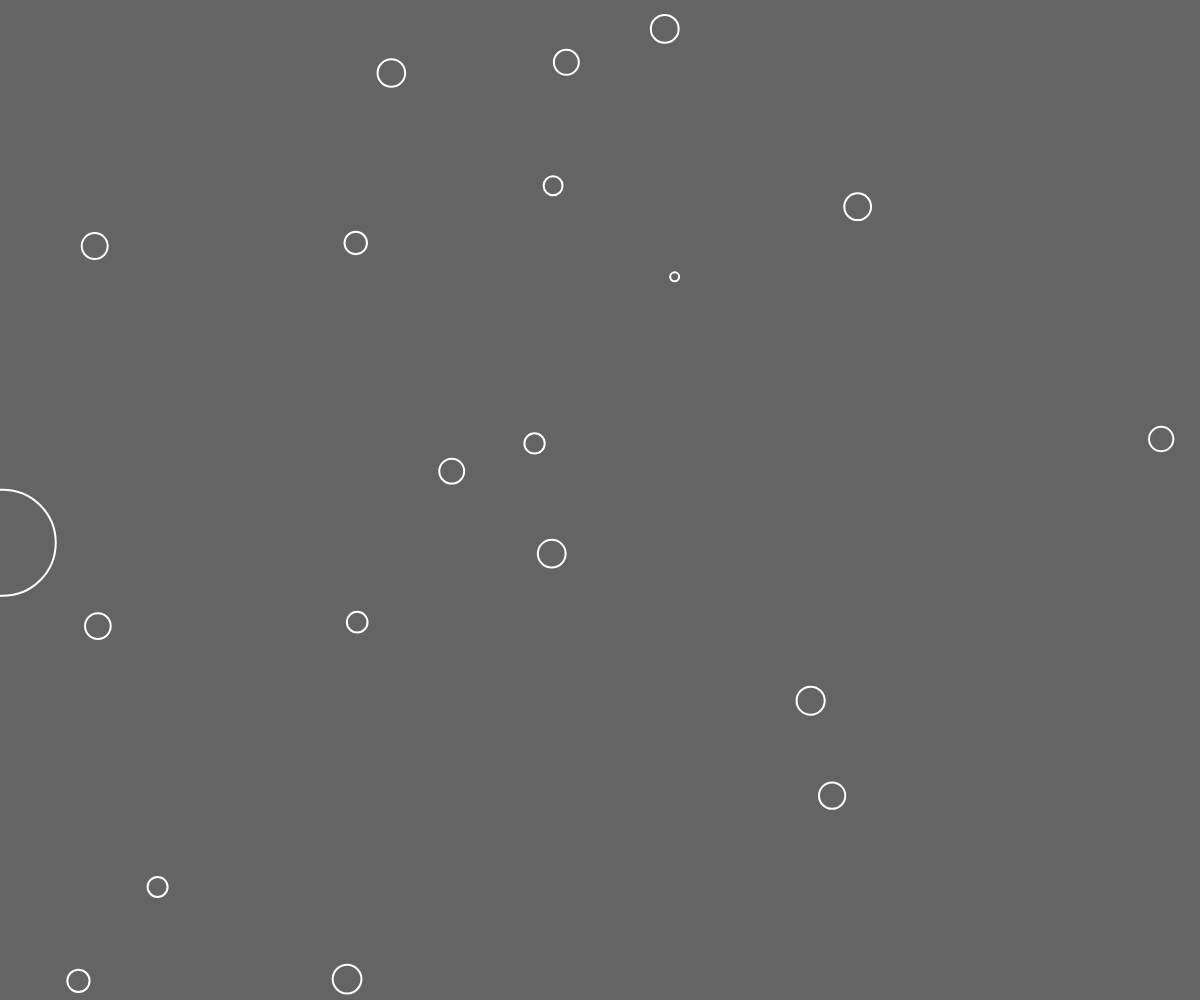
Frame 1 (no input)
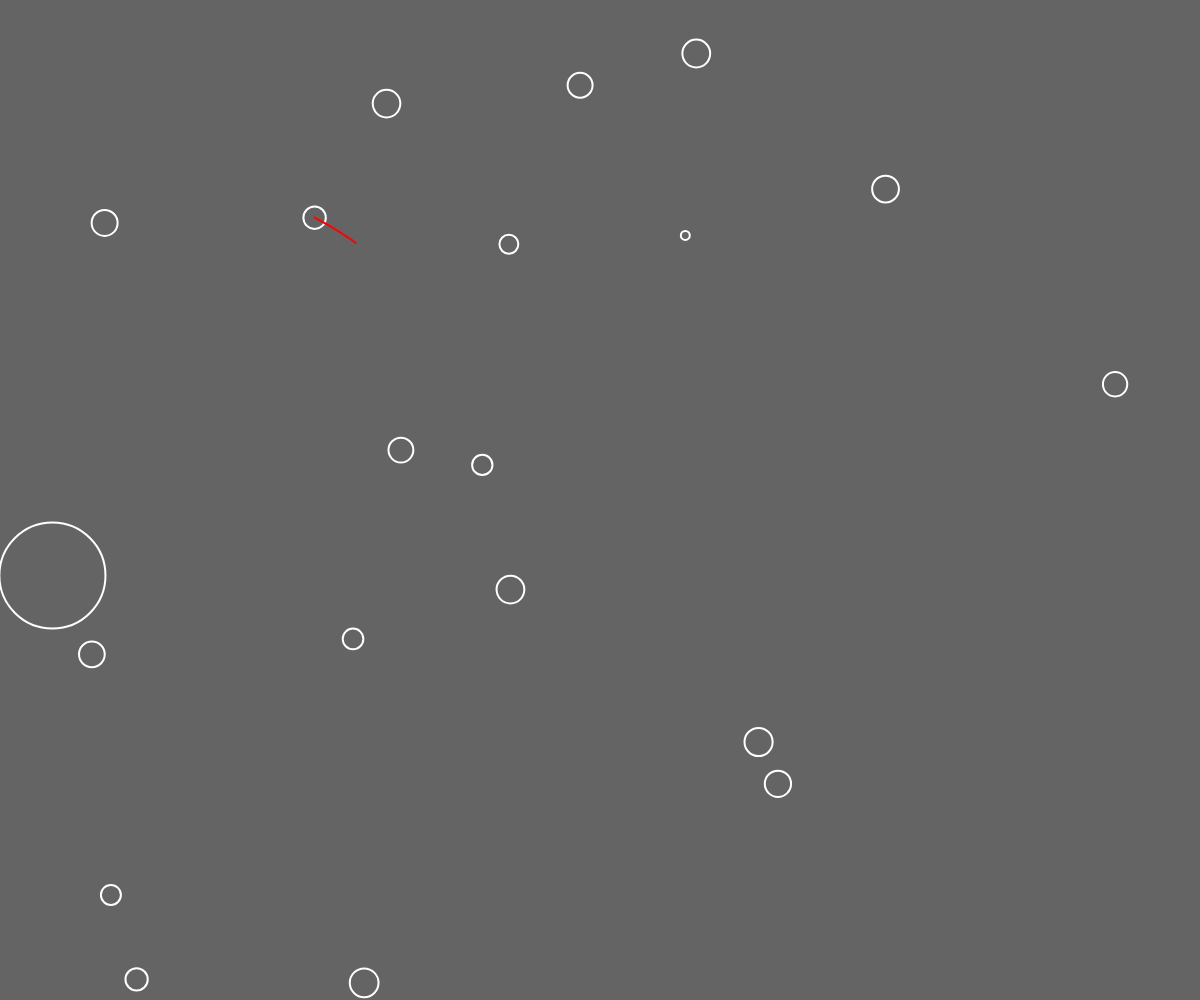
Frame 60 (no input)
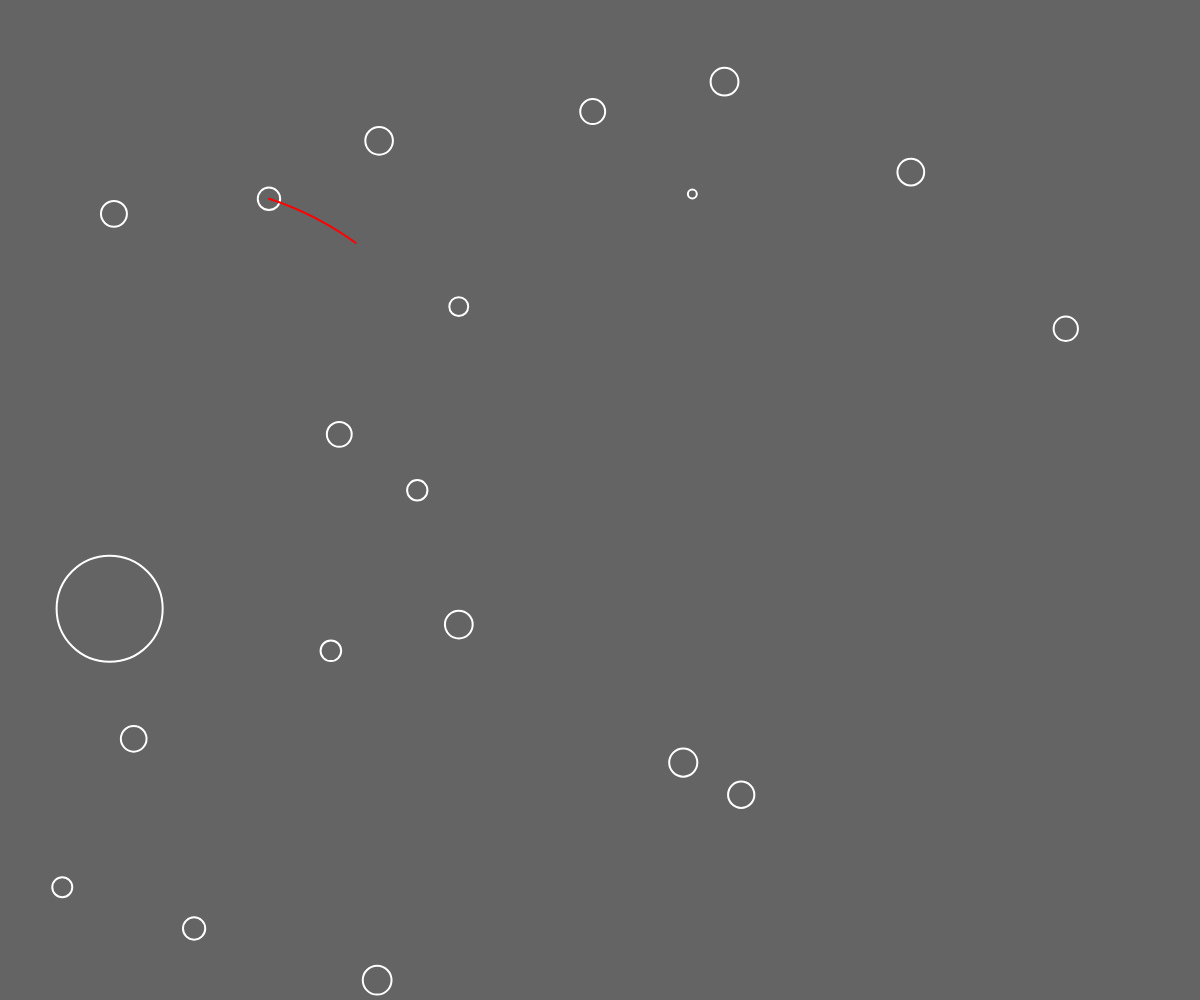
Frame 120 (the mouse pressed at the canvas centre since frame 60)

The p5.js sketch that drew these frames (run headless with seeded random() and noise() and a simulated clock; from frame 60 on, the mouse is pressed at the canvas centre):

// p5.js sketch
// ── sketch.js
let time = 0;
let dt = 0.01;
let G = 1;
let bodyCount = 20;
let bodys = new Array();
let dempf = 1;
let v = 100;

let spur = [];

function setup() {
  createCanvas(windowWidth, windowHeight);
  strokeWeight(2);
  for(let i = 0; i < bodyCount-1; i++){
    bodys[i] = new Body(random(0, width), random(0, height), random(-v, v), random(-v, v), random(100, 100000));
  }
  bodys[bodyCount-1] = new Body(random(0, width), random(0, height), random(-v, v), random(-v, v), 5000000);
  //bodys[0] = new Body(width/2, height / 2, 3, 0, 5000000);
  //bodys[1] = new Body(width/2, height / 2 + 200, 100, 0, 100 );
}

function draw() {
  background(100);
  
  update();
  checkBorder();

  for(let i = 0; i < bodyCount; i++){
    bodys[i].draw();
  }

  beginShape();
  noFill();
  stroke(255, 0, 0);
  for(let i = 0; i < spur.length; i++){
    vertex(spur[i].x, spur[i].y);
  }
  endShape();

  time += dt;
}

function update(){
  //  calculate Force
  for(let i = 0; i < bodyCount; i++){
    bodys[i].a.x = 0;
    bodys[i].a.y = 0;
  }
  for(let i = 0; i < bodyCount - 1; i++){
    for(let j = i+1; j < bodyCount; j++){
      let f = getForce(bodys[i], bodys[j]);
      
      bodys[i].a.x += f.x / bodys[i].m;
      bodys[i].a.y += f.y / bodys[i].m;
      bodys[j].a.x -= f.x / bodys[j].m;
      bodys[j].a.y -= f.y / bodys[j].m;
      
    }
  }

  //  calculate 
  for(let i = 0; i < bodyCount; i++){
    bodys[i].calcNewPos(dt);
  }

  
  spur.push(bodys[1].pos.copy());
}

function getForce(body1, body2){

  let direction = createVector((body2.pos.x - body1.pos.x), (body2.pos.y - body1.pos.y));

  let distance = direction.copy().mag();

  let directionNormal = direction.copy().normalize();

  stroke(0, 0, 255);
  //line(body1.pos.x, body1.pos.y, body1.pos.x + distance * directionNormal.x, body1.pos.y + distance * directionNormal.y);

// 

  let fges = G * body1.m * body2.m / (distance * distance);
  
  let force = directionNormal.copy();
  force.x *= fges;
  force.y *= fges;

  //line(body1.pos.x, body1.pos.y, body1.pos.x + force.x, body1.pos.y + force.y);
  
  stroke(0,0,255);
  //line(body1.pos.x, body1.pos.y, body1.pos.x + direction.x, body1.pos.y + direction.y);

  let n = direction;
  let vnx1 = n.x * (n.x * body1.v.x + n.y * body1.v.y) / (n.x * n.x + n.y * n.y);
  let vny1 = vnx1 * n.y / n.x;

  let vex1 = body1.v.x - vnx1;
  let vey1 = body1.v.y - vny1;

  let vnx2 = n.x * (n.x * body2.v.x + n.y * body2.v.y) / (n.x * n.x + n.y * n.y);
  let vny2 = vnx2 * n.y / n.x;

  let vex2 = body2.v.x - vnx2;
  let vey2 = body2.v.y - vny2;

  //  Bis hier stimmt alles

  let mges = body1.m + body2.m;

  let unx1 = (body1.m * vnx1 + body2.m * (2 * vnx2 - vnx1)) / mges;
  let uny1 = (body1.m * vny1 + body2.m * (2 * vny2 - vny1)) / mges;
  
  let unx2 = (body2.m * vnx2 + body1.m * (2 * vnx1 - vnx2)) / mges;
  let uny2 = (body2.m * vny2 + body1.m * (2 * vny1 - vny2)) / mges;
  stroke(255,0,255);
  //line(body1.pos.x, body1.pos.y, body1.pos.x + unx1, body1.pos.y + uny1);
  stroke(0,255,255);
  //line(body1.pos.x, body1.pos.y, body1.pos.x + vex1*2, body1.pos.y + vey1*2);


  if(distance <= body1.r + body2.r){ //  Kollision

    let a = (body1.r + body2.r - distance); //  Um diese Distanz müssen beide Körper auseinander

    body1.pos.x -= a * directionNormal.x/2;
    body1.pos.y -= a * directionNormal.y/2;
    body2.pos.x += a * directionNormal.x/2;
    body2.pos.y += a * directionNormal.y/2;
    
    //  https://www.physikerboard.de/topic,44001,-formeln-zum-zweidimensionalen-elastischen-sto%C3%9F.html
    
    //let tangente = directionNormal.copy().rotate(HALF_PI);
    //let faktor = tangente.x / tangente.y;

    //let s1 = (body1.v.x - body1.v.y * faktor) / (direction.x - direction.y*faktor);
    //let s2 = (body2.v.x - body2.v.y * faktor) / (direction.y*faktor - direction.x); //  direction ist für body 2 negativ

    //  vn und ve bestimmen  vn||n  ve|-n
    

    body1.v.x = unx1 * dempf + vex1;
    body1.v.y = uny1 * dempf + vey1;

    body2.v.x = unx2 * dempf + vex2;
    body2.v.y = uny2 * dempf + vey2;

    /*
    //  Hab vielleicht gegessen den eigenen n vektor noch abzuziehen?

    let tangente = directionNormal.copy().rotate(HALF_PI);
    
    //  Impulsübertragung bei zwei Kreisen
    //      Vx - Vy * (tx/ty)       V: geschwindigkeits Vektor
    //  s = -----------------       t: Tangential Vektor zu Oberfläche am Kollisionspunkt (nur Richtung ist wichtig)
    //      dx - dy * (tx/ty)       d: Richtung Mittelpunkt -> Kollisionspunkt
    //                              s: Faktor um den d Multipliziert werden muss
    
    let faktor = tangente.x / tangente.y;

    let s1 = (body1.v.x - body1.v.y * faktor) / (direction.x - direction.y*faktor);
    let s2 = (body2.v.x - body2.v.y * faktor) / (direction.y*faktor - direction.x); //  direction ist für body 2 negativ


    let kollGeschw1 = createVector(s1 * direction.x, s1 * direction.y);
    let kollGeschw2 = createVector(-s2 * direction.x, -s2 * direction.y);

    body1.v.x -= kollGeschw1.x * body2.m / body1.m * dempf;
    body1.v.y -= kollGeschw1.y * body2.m / body1.m * dempf;

    body2.v.x -= kollGeschw2.x * body1.m / body2.m * dempf;
    body2.v.y -= kollGeschw2.y * body1.m / body2.m * dempf;
    */
  }
  //force = createVector(0,0);
  return force;
}


function checkBorder(){
  for(let i = 0; i < bodyCount; i++){
    bodys[i].checkBorder();
  }
}

// ── body.js
class Body{
  
  constructor(posX, posY, vXStart, vYStart, mass){
    this.pos = createVector(posX, posY);
    this.v = createVector(vXStart, vYStart);
    this.a = createVector(0, 0);
    this.m = mass;
    this.r = Math.pow(this.m*3/(4*PI), 1/3)/2;
  }

  draw(){
    stroke(255);
    noFill();
    ellipse(this.pos.x, this.pos.y, this.r*2);

    //  a
    stroke(0, 255, 0);
    //line(this.pos.x, this.pos.y, this.pos.x + this.a.x, this.pos.y + this.a.y);
    //  v
    stroke(255, 0, 0);
    //line(this.pos.x, this.pos.y, this.pos.x + this.v.x*2, this.pos.y + this.v.y*2);
  }

  calcNewPos(dt){
    this.v.x += dt * this.a.x
    this.v.y += dt * this.a.y
    this.pos.x += dt * this.v.x;
    this.pos.y += dt * this.v.y;
  }

  checkBorder(){
    if(this.pos.x < 0){
      this.pos.x = 0;
      this.v.x *= -1;
    }
    if(this.pos.y < 0){
      this.pos.y = 0;
      this.v.y *= -1;
    }
    if(this.pos.x > width){
      this.pos.x = width;
      this.v.x *= -1;
    }
    if(this.pos.y > height){
      this.pos.y = height;
      this.v.y *= -1;
    }
  }
  

}
